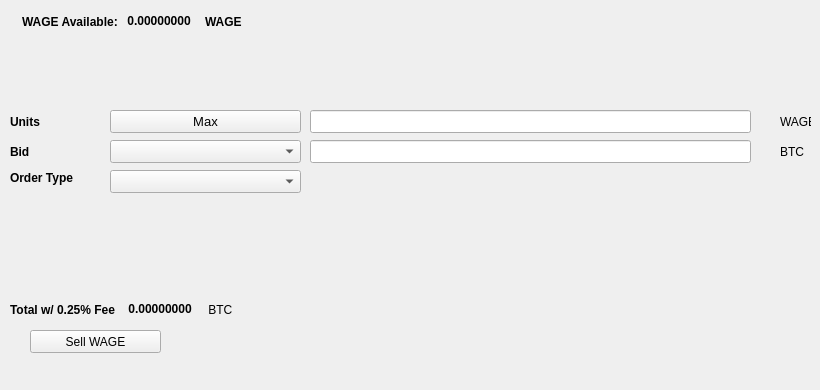
   <widget class="QWidget" name="SellTab">
    <attribute name="title">
     <string>Sell</string>
    </attribute>
    <widget class="QLabel" name="label_16">
     <property name="geometry">
      <rect>
       <x>780</x>
       <y>140</y>
       <width>31</width>
       <height>23</height>
      </rect>
     </property>
     <property name="text">
      <string>BTC</string>
     </property>
    </widget>
    <widget class="QComboBox" name="SellBidcomboBox">
     <property name="geometry">
      <rect>
       <x>110</x>
       <y>140</y>
       <width>191</width>
       <height>23</height>
      </rect>
     </property>
     <property name="font">
      <font>
       <pointsize>10</pointsize>
      </font>
     </property>
    </widget>
    <widget class="QLabel" name="label_18">
     <property name="geometry">
      <rect>
       <x>10</x>
       <y>110</y>
       <width>46</width>
       <height>23</height>
      </rect>
     </property>
     <property name="font">
      <font>
       <weight>75</weight>
       <bold>true</bold>
      </font>
     </property>
     <property name="text">
      <string>Units</string>
     </property>
    </widget>
    <widget class="QPushButton" name="Sell_Max_Amount">
     <property name="geometry">
      <rect>
       <x>110</x>
       <y>110</y>
       <width>191</width>
       <height>23</height>
      </rect>
     </property>
     <property name="font">
      <font>
       <pointsize>10</pointsize>
      </font>
     </property>
     <property name="text">
      <string>Max</string>
     </property>
    </widget>
    <widget class="QLabel" name="label_20">
     <property name="geometry">
      <rect>
       <x>10</x>
       <y>170</y>
       <width>91</width>
       <height>16</height>
      </rect>
     </property>
     <property name="font">
      <font>
       <weight>75</weight>
       <bold>true</bold>
      </font>
     </property>
     <property name="text">
      <string>Order Type</string>
     </property>
    </widget>
    <widget class="QComboBox" name="SellOrdertypeCombo">
     <property name="geometry">
      <rect>
       <x>110</x>
       <y>170</y>
       <width>191</width>
       <height>23</height>
      </rect>
     </property>
     <property name="font">
      <font>
       <pointsize>10</pointsize>
      </font>
     </property>
    </widget>
    <widget class="QLabel" name="label_21">
     <property name="geometry">
      <rect>
       <x>10</x>
       <y>140</y>
       <width>46</width>
       <height>23</height>
      </rect>
     </property>
     <property name="font">
      <font>
       <weight>75</weight>
       <bold>true</bold>
      </font>
     </property>
     <property name="text">
      <string>Bid</string>
     </property>
    </widget>
    <widget class="QLabel" name="label_22">
     <property name="geometry">
      <rect>
       <x>780</x>
       <y>110</y>
       <width>31</width>
       <height>23</height>
      </rect>
     </property>
     <property name="text">
      <string>WAGE</string>
     </property>
    </widget>
    <widget class="QLineEdit" name="UnitsInputWAGE">
     <property name="geometry">
      <rect>
       <x>310</x>
       <y>110</y>
       <width>441</width>
       <height>23</height>
      </rect>
     </property>
     <property name="font">
      <font>
       <pointsize>9</pointsize>
       <weight>75</weight>
       <bold>true</bold>
      </font>
     </property>
    </widget>
    <widget class="QLineEdit" name="SellBidPriceEdit">
     <property name="geometry">
      <rect>
       <x>310</x>
       <y>140</y>
       <width>441</width>
       <height>23</height>
      </rect>
     </property>
     <property name="font">
      <font>
       <pointsize>9</pointsize>
       <weight>75</weight>
       <bold>true</bold>
      </font>
     </property>
    </widget>
    <widget class="QPushButton" name="SellWAGEBTN">
     <property name="geometry">
      <rect>
       <x>30</x>
       <y>330</y>
       <width>131</width>
       <height>23</height>
      </rect>
     </property>
     <property name="text">
      <string>Sell WAGE</string>
     </property>
     <property name="icon">
      <iconset resource="../testwage">
       <normaloff>:/icons/bitcoin</normaloff>:/icons/bitcoin</iconset>
     </property>
    </widget>
    <widget class="QWidget" name="layoutWidget3">
     <property name="geometry">
      <rect>
       <x>22</x>
       <y>12</y>
       <width>258</width>
       <height>19</height>
      </rect>
     </property>
     <layout class="QHBoxLayout" name="horizontalLayout">
      <item>
       <widget class="QLabel" name="label232_2">
        <property name="font">
         <font>
          <weight>75</weight>
          <bold>true</bold>
         </font>
        </property>
        <property name="text">
         <string>WAGE Available:</string>
        </property>
       </widget>
      </item>
      <item>
       <widget class="QLabel" name="WAGEAvailableLabel">
        <property name="palette">
         <palette>
          <active>
           <colorrole role="WindowText">
            <brush brushstyle="SolidPattern">
             <color alpha="255">
              <red>0</red>
              <green>0</green>
              <blue>0</blue>
             </color>
            </brush>
           </colorrole>
           <colorrole role="Button">
            <brush brushstyle="SolidPattern">
             <color alpha="255">
              <red>0</red>
              <green>170</green>
              <blue>0</blue>
             </color>
            </brush>
           </colorrole>
           <colorrole role="Light">
            <brush brushstyle="SolidPattern">
             <color alpha="255">
              <red>0</red>
              <green>255</green>
              <blue>0</blue>
             </color>
            </brush>
           </colorrole>
           <colorrole role="Midlight">
            <brush brushstyle="SolidPattern">
             <color alpha="255">
              <red>0</red>
              <green>212</green>
              <blue>0</blue>
             </color>
            </brush>
           </colorrole>
           <colorrole role="Dark">
            <brush brushstyle="SolidPattern">
             <color alpha="255">
              <red>0</red>
              <green>85</green>
              <blue>0</blue>
             </color>
            </brush>
           </colorrole>
           <colorrole role="Mid">
            <brush brushstyle="SolidPattern">
             <color alpha="255">
              <red>0</red>
              <green>113</green>
              <blue>0</blue>
             </color>
            </brush>
           </colorrole>
           <colorrole role="Text">
            <brush brushstyle="SolidPattern">
             <color alpha="255">
              <red>0</red>
              <green>170</green>
              <blue>0</blue>
             </color>
            </brush>
           </colorrole>
           <colorrole role="BrightText">
            <brush brushstyle="SolidPattern">
             <color alpha="255">
              <red>255</red>
              <green>255</green>
              <blue>255</blue>
             </color>
            </brush>
           </colorrole>
           <colorrole role="ButtonText">
            <brush brushstyle="SolidPattern">
             <color alpha="255">
              <red>0</red>
              <green>0</green>
              <blue>0</blue>
             </color>
            </brush>
           </colorrole>
           <colorrole role="Base">
            <brush brushstyle="SolidPattern">
             <color alpha="255">
              <red>255</red>
              <green>255</green>
              <blue>255</blue>
             </color>
            </brush>
           </colorrole>
           <colorrole role="Window">
            <brush brushstyle="SolidPattern">
             <color alpha="255">
              <red>0</red>
              <green>170</green>
              <blue>0</blue>
             </color>
            </brush>
           </colorrole>
           <colorrole role="Shadow">
            <brush brushstyle="SolidPattern">
             <color alpha="255">
              <red>0</red>
              <green>0</green>
              <blue>0</blue>
             </color>
            </brush>
           </colorrole>
           <colorrole role="AlternateBase">
            <brush brushstyle="SolidPattern">
             <color alpha="255">
              <red>127</red>
              <green>212</green>
              <blue>127</blue>
             </color>
            </brush>
           </colorrole>
           <colorrole role="ToolTipBase">
            <brush brushstyle="SolidPattern">
             <color alpha="255">
              <red>255</red>
              <green>255</green>
              <blue>220</blue>
             </color>
            </brush>
           </colorrole>
           <colorrole role="ToolTipText">
            <brush brushstyle="SolidPattern">
             <color alpha="255">
              <red>0</red>
              <green>0</green>
              <blue>0</blue>
             </color>
            </brush>
           </colorrole>
          </active>
          <inactive>
           <colorrole role="WindowText">
            <brush brushstyle="SolidPattern">
             <color alpha="255">
              <red>0</red>
              <green>0</green>
              <blue>0</blue>
             </color>
            </brush>
           </colorrole>
           <colorrole role="Button">
            <brush brushstyle="SolidPattern">
             <color alpha="255">
              <red>0</red>
              <green>170</green>
              <blue>0</blue>
             </color>
            </brush>
           </colorrole>
           <colorrole role="Light">
            <brush brushstyle="SolidPattern">
             <color alpha="255">
              <red>0</red>
              <green>255</green>
              <blue>0</blue>
             </color>
            </brush>
           </colorrole>
           <colorrole role="Midlight">
            <brush brushstyle="SolidPattern">
             <color alpha="255">
              <red>0</red>
              <green>212</green>
              <blue>0</blue>
             </color>
            </brush>
           </colorrole>
           <colorrole role="Dark">
            <brush brushstyle="SolidPattern">
             <color alpha="255">
              <red>0</red>
              <green>85</green>
              <blue>0</blue>
             </color>
            </brush>
           </colorrole>
           <colorrole role="Mid">
            <brush brushstyle="SolidPattern">
             <color alpha="255">
              <red>0</red>
              <green>113</green>
              <blue>0</blue>
             </color>
            </brush>
           </colorrole>
           <colorrole role="Text">
            <brush brushstyle="SolidPattern">
             <color alpha="255">
              <red>0</red>
              <green>170</green>
              <blue>0</blue>
             </color>
            </brush>
           </colorrole>
           <colorrole role="BrightText">
            <brush brushstyle="SolidPattern">
             <color alpha="255">
              <red>255</red>
              <green>255</green>
              <blue>255</blue>
             </color>
            </brush>
           </colorrole>
           <colorrole role="ButtonText">
            <brush brushstyle="SolidPattern">
             <color alpha="255">
              <red>0</red>
              <green>0</green>
              <blue>0</blue>
             </color>
            </brush>
           </colorrole>
           <colorrole role="Base">
            <brush brushstyle="SolidPattern">
             <color alpha="255">
              <red>255</red>
              <green>255</green>
              <blue>255</blue>
             </color>
            </brush>
           </colorrole>
           <colorrole role="Window">
            <brush brushstyle="SolidPattern">
             <color alpha="255">
              <red>0</red>
              <green>170</green>
              <blue>0</blue>
             </color>
            </brush>
           </colorrole>
           <colorrole role="Shadow">
            <brush brushstyle="SolidPattern">
             <color alpha="255">
              <red>0</red>
              <green>0</green>
              <blue>0</blue>
             </color>
            </brush>
           </colorrole>
           <colorrole role="AlternateBase">
            <brush brushstyle="SolidPattern">
             <color alpha="255">
              <red>127</red>
              <green>212</green>
              <blue>127</blue>
             </color>
            </brush>
           </colorrole>
           <colorrole role="ToolTipBase">
            <brush brushstyle="SolidPattern">
             <color alpha="255">
              <red>255</red>
              <green>255</green>
              <blue>220</blue>
             </color>
            </brush>
           </colorrole>
           <colorrole role="ToolTipText">
            <brush brushstyle="SolidPattern">
             <color alpha="255">
              <red>0</red>
              <green>0</green>
              <blue>0</blue>
             </color>
            </brush>
           </colorrole>
          </inactive>
          <disabled>
           <colorrole role="WindowText">
            <brush brushstyle="SolidPattern">
             <color alpha="255">
              <red>0</red>
              <green>85</green>
              <blue>0</blue>
             </color>
            </brush>
           </colorrole>
           <colorrole role="Button">
            <brush brushstyle="SolidPattern">
             <color alpha="255">
              <red>0</red>
              <green>170</green>
              <blue>0</blue>
             </color>
            </brush>
           </colorrole>
           <colorrole role="Light">
            <brush brushstyle="SolidPattern">
             <color alpha="255">
              <red>0</red>
              <green>255</green>
              <blue>0</blue>
             </color>
            </brush>
           </colorrole>
           <colorrole role="Midlight">
            <brush brushstyle="SolidPattern">
             <color alpha="255">
              <red>0</red>
              <green>212</green>
              <blue>0</blue>
             </color>
            </brush>
           </colorrole>
           <colorrole role="Dark">
            <brush brushstyle="SolidPattern">
             <color alpha="255">
              <red>0</red>
              <green>85</green>
              <blue>0</blue>
             </color>
            </brush>
           </colorrole>
           <colorrole role="Mid">
            <brush brushstyle="SolidPattern">
             <color alpha="255">
              <red>0</red>
              <green>113</green>
              <blue>0</blue>
             </color>
            </brush>
           </colorrole>
           <colorrole role="Text">
            <brush brushstyle="SolidPattern">
             <color alpha="255">
              <red>0</red>
              <green>85</green>
              <blue>0</blue>
             </color>
            </brush>
           </colorrole>
           <colorrole role="BrightText">
            <brush brushstyle="SolidPattern">
             <color alpha="255">
              <red>255</red>
              <green>255</green>
              <blue>255</blue>
             </color>
            </brush>
           </colorrole>
           <colorrole role="ButtonText">
            <brush brushstyle="SolidPattern">
             <color alpha="255">
              <red>0</red>
              <green>85</green>
              <blue>0</blue>
             </color>
            </brush>
           </colorrole>
           <colorrole role="Base">
            <brush brushstyle="SolidPattern">
             <color alpha="255">
              <red>0</red>
              <green>170</green>
              <blue>0</blue>
             </color>
            </brush>
           </colorrole>
           <colorrole role="Window">
            <brush brushstyle="SolidPattern">
             <color alpha="255">
              <red>0</red>
              <green>170</green>
              <blue>0</blue>
             </color>
            </brush>
           </colorrole>
           <colorrole role="Shadow">
            <brush brushstyle="SolidPattern">
             <color alpha="255">
              <red>0</red>
              <green>0</green>
              <blue>0</blue>
             </color>
            </brush>
           </colorrole>
           <colorrole role="AlternateBase">
            <brush brushstyle="SolidPattern">
             <color alpha="255">
              <red>0</red>
              <green>170</green>
              <blue>0</blue>
             </color>
            </brush>
           </colorrole>
           <colorrole role="ToolTipBase">
            <brush brushstyle="SolidPattern">
             <color alpha="255">
              <red>255</red>
              <green>255</green>
              <blue>220</blue>
             </color>
            </brush>
           </colorrole>
           <colorrole role="ToolTipText">
            <brush brushstyle="SolidPattern">
             <color alpha="255">
              <red>0</red>
              <green>0</green>
              <blue>0</blue>
             </color>
            </brush>
           </colorrole>
          </disabled>
         </palette>
        </property>
        <property name="font">
         <font>
          <weight>75</weight>
          <bold>true</bold>
         </font>
        </property>
        <property name="text">
         <string> 0.00000000 </string>
        </property>
        <property name="textInteractionFlags">
         <set>Qt::LinksAccessibleByMouse|Qt::TextSelectableByKeyboard|Qt::TextSelectableByMouse</set>
        </property>
       </widget>
      </item>
      <item>
       <widget class="QLabel" name="labelWAGE">
        <property name="font">
         <font>
          <weight>75</weight>
          <bold>true</bold>
         </font>
        </property>
        <property name="text">
         <string>WAGE</string>
        </property>
       </widget>
      </item>
     </layout>
    </widget>
    <widget class="QWidget" name="layoutWidget">
     <property name="geometry">
      <rect>
       <x>10</x>
       <y>300</y>
       <width>268</width>
       <height>19</height>
      </rect>
     </property>
     <layout class="QHBoxLayout" name="horizontalLayout_2">
      <item>
       <widget class="QLabel" name="label_19">
        <property name="font">
         <font>
          <weight>75</weight>
          <bold>true</bold>
         </font>
        </property>
        <property name="text">
         <string>Total w/ 0.25% Fee </string>
        </property>
       </widget>
      </item>
      <item>
       <widget class="QLabel" name="SellCostLabel">
        <property name="palette">
         <palette>
          <active>
           <colorrole role="WindowText">
            <brush brushstyle="SolidPattern">
             <color alpha="255">
              <red>0</red>
              <green>0</green>
              <blue>0</blue>
             </color>
            </brush>
           </colorrole>
           <colorrole role="Button">
            <brush brushstyle="SolidPattern">
             <color alpha="255">
              <red>0</red>
              <green>170</green>
              <blue>0</blue>
             </color>
            </brush>
           </colorrole>
           <colorrole role="Light">
            <brush brushstyle="SolidPattern">
             <color alpha="255">
              <red>0</red>
              <green>255</green>
              <blue>0</blue>
             </color>
            </brush>
           </colorrole>
           <colorrole role="Midlight">
            <brush brushstyle="SolidPattern">
             <color alpha="255">
              <red>0</red>
              <green>212</green>
              <blue>0</blue>
             </color>
            </brush>
           </colorrole>
           <colorrole role="Dark">
            <brush brushstyle="SolidPattern">
             <color alpha="255">
              <red>0</red>
              <green>85</green>
              <blue>0</blue>
             </color>
            </brush>
           </colorrole>
           <colorrole role="Mid">
            <brush brushstyle="SolidPattern">
             <color alpha="255">
              <red>0</red>
              <green>113</green>
              <blue>0</blue>
             </color>
            </brush>
           </colorrole>
           <colorrole role="Text">
            <brush brushstyle="SolidPattern">
             <color alpha="255">
              <red>0</red>
              <green>170</green>
              <blue>0</blue>
             </color>
            </brush>
           </colorrole>
           <colorrole role="BrightText">
            <brush brushstyle="SolidPattern">
             <color alpha="255">
              <red>255</red>
              <green>255</green>
              <blue>255</blue>
             </color>
            </brush>
           </colorrole>
           <colorrole role="ButtonText">
            <brush brushstyle="SolidPattern">
             <color alpha="255">
              <red>0</red>
              <green>0</green>
              <blue>0</blue>
             </color>
            </brush>
           </colorrole>
           <colorrole role="Base">
            <brush brushstyle="SolidPattern">
             <color alpha="255">
              <red>255</red>
              <green>255</green>
              <blue>255</blue>
             </color>
            </brush>
           </colorrole>
           <colorrole role="Window">
            <brush brushstyle="SolidPattern">
             <color alpha="255">
              <red>0</red>
              <green>170</green>
              <blue>0</blue>
             </color>
            </brush>
           </colorrole>
           <colorrole role="Shadow">
            <brush brushstyle="SolidPattern">
             <color alpha="255">
              <red>0</red>
              <green>0</green>
              <blue>0</blue>
             </color>
            </brush>
           </colorrole>
           <colorrole role="AlternateBase">
            <brush brushstyle="SolidPattern">
             <color alpha="255">
              <red>127</red>
              <green>212</green>
              <blue>127</blue>
             </color>
            </brush>
           </colorrole>
           <colorrole role="ToolTipBase">
            <brush brushstyle="SolidPattern">
             <color alpha="255">
              <red>255</red>
              <green>255</green>
              <blue>220</blue>
             </color>
            </brush>
           </colorrole>
           <colorrole role="ToolTipText">
            <brush brushstyle="SolidPattern">
             <color alpha="255">
              <red>0</red>
              <green>0</green>
              <blue>0</blue>
             </color>
            </brush>
           </colorrole>
          </active>
          <inactive>
           <colorrole role="WindowText">
            <brush brushstyle="SolidPattern">
             <color alpha="255">
              <red>0</red>
              <green>0</green>
              <blue>0</blue>
             </color>
            </brush>
           </colorrole>
           <colorrole role="Button">
            <brush brushstyle="SolidPattern">
             <color alpha="255">
              <red>0</red>
              <green>170</green>
              <blue>0</blue>
             </color>
            </brush>
           </colorrole>
           <colorrole role="Light">
            <brush brushstyle="SolidPattern">
             <color alpha="255">
              <red>0</red>
              <green>255</green>
              <blue>0</blue>
             </color>
            </brush>
           </colorrole>
           <colorrole role="Midlight">
            <brush brushstyle="SolidPattern">
             <color alpha="255">
              <red>0</red>
              <green>212</green>
              <blue>0</blue>
             </color>
            </brush>
           </colorrole>
           <colorrole role="Dark">
            <brush brushstyle="SolidPattern">
             <color alpha="255">
              <red>0</red>
              <green>85</green>
              <blue>0</blue>
             </color>
            </brush>
           </colorrole>
           <colorrole role="Mid">
            <brush brushstyle="SolidPattern">
             <color alpha="255">
              <red>0</red>
              <green>113</green>
              <blue>0</blue>
             </color>
            </brush>
           </colorrole>
           <colorrole role="Text">
            <brush brushstyle="SolidPattern">
             <color alpha="255">
              <red>0</red>
              <green>170</green>
              <blue>0</blue>
             </color>
            </brush>
           </colorrole>
           <colorrole role="BrightText">
            <brush brushstyle="SolidPattern">
             <color alpha="255">
              <red>255</red>
              <green>255</green>
              <blue>255</blue>
             </color>
            </brush>
           </colorrole>
           <colorrole role="ButtonText">
            <brush brushstyle="SolidPattern">
             <color alpha="255">
              <red>0</red>
              <green>0</green>
              <blue>0</blue>
             </color>
            </brush>
           </colorrole>
           <colorrole role="Base">
            <brush brushstyle="SolidPattern">
             <color alpha="255">
              <red>255</red>
              <green>255</green>
              <blue>255</blue>
             </color>
            </brush>
           </colorrole>
           <colorrole role="Window">
            <brush brushstyle="SolidPattern">
             <color alpha="255">
              <red>0</red>
              <green>170</green>
              <blue>0</blue>
             </color>
            </brush>
           </colorrole>
           <colorrole role="Shadow">
            <brush brushstyle="SolidPattern">
             <color alpha="255">
              <red>0</red>
              <green>0</green>
              <blue>0</blue>
             </color>
            </brush>
           </colorrole>
           <colorrole role="AlternateBase">
            <brush brushstyle="SolidPattern">
             <color alpha="255">
              <red>127</red>
              <green>212</green>
              <blue>127</blue>
             </color>
            </brush>
           </colorrole>
           <colorrole role="ToolTipBase">
            <brush brushstyle="SolidPattern">
             <color alpha="255">
              <red>255</red>
              <green>255</green>
              <blue>220</blue>
             </color>
            </brush>
           </colorrole>
           <colorrole role="ToolTipText">
            <brush brushstyle="SolidPattern">
             <color alpha="255">
              <red>0</red>
              <green>0</green>
              <blue>0</blue>
             </color>
            </brush>
           </colorrole>
          </inactive>
          <disabled>
           <colorrole role="WindowText">
            <brush brushstyle="SolidPattern">
             <color alpha="255">
              <red>0</red>
              <green>85</green>
              <blue>0</blue>
             </color>
            </brush>
           </colorrole>
           <colorrole role="Button">
            <brush brushstyle="SolidPattern">
             <color alpha="255">
              <red>0</red>
              <green>170</green>
              <blue>0</blue>
             </color>
            </brush>
           </colorrole>
           <colorrole role="Light">
            <brush brushstyle="SolidPattern">
             <color alpha="255">
              <red>0</red>
              <green>255</green>
              <blue>0</blue>
             </color>
            </brush>
           </colorrole>
           <colorrole role="Midlight">
            <brush brushstyle="SolidPattern">
             <color alpha="255">
              <red>0</red>
              <green>212</green>
              <blue>0</blue>
             </color>
            </brush>
           </colorrole>
           <colorrole role="Dark">
            <brush brushstyle="SolidPattern">
             <color alpha="255">
              <red>0</red>
              <green>85</green>
              <blue>0</blue>
             </color>
            </brush>
           </colorrole>
           <colorrole role="Mid">
            <brush brushstyle="SolidPattern">
             <color alpha="255">
              <red>0</red>
              <green>113</green>
              <blue>0</blue>
             </color>
            </brush>
           </colorrole>
           <colorrole role="Text">
            <brush brushstyle="SolidPattern">
             <color alpha="255">
              <red>0</red>
              <green>85</green>
              <blue>0</blue>
             </color>
            </brush>
           </colorrole>
           <colorrole role="BrightText">
            <brush brushstyle="SolidPattern">
             <color alpha="255">
              <red>255</red>
              <green>255</green>
              <blue>255</blue>
             </color>
            </brush>
           </colorrole>
           <colorrole role="ButtonText">
            <brush brushstyle="SolidPattern">
             <color alpha="255">
              <red>0</red>
              <green>85</green>
              <blue>0</blue>
             </color>
            </brush>
           </colorrole>
           <colorrole role="Base">
            <brush brushstyle="SolidPattern">
             <color alpha="255">
              <red>0</red>
              <green>170</green>
              <blue>0</blue>
             </color>
            </brush>
           </colorrole>
           <colorrole role="Window">
            <brush brushstyle="SolidPattern">
             <color alpha="255">
              <red>0</red>
              <green>170</green>
              <blue>0</blue>
             </color>
            </brush>
           </colorrole>
           <colorrole role="Shadow">
            <brush brushstyle="SolidPattern">
             <color alpha="255">
              <red>0</red>
              <green>0</green>
              <blue>0</blue>
             </color>
            </brush>
           </colorrole>
           <colorrole role="AlternateBase">
            <brush brushstyle="SolidPattern">
             <color alpha="255">
              <red>0</red>
              <green>170</green>
              <blue>0</blue>
             </color>
            </brush>
           </colorrole>
           <colorrole role="ToolTipBase">
            <brush brushstyle="SolidPattern">
             <color alpha="255">
              <red>255</red>
              <green>255</green>
              <blue>220</blue>
             </color>
            </brush>
           </colorrole>
           <colorrole role="ToolTipText">
            <brush brushstyle="SolidPattern">
             <color alpha="255">
              <red>0</red>
              <green>0</green>
              <blue>0</blue>
             </color>
            </brush>
           </colorrole>
          </disabled>
         </palette>
        </property>
        <property name="font">
         <font>
          <weight>75</weight>
          <bold>true</bold>
         </font>
        </property>
        <property name="autoFillBackground">
         <bool>false</bool>
        </property>
        <property name="text">
         <string> 0.00000000</string>
        </property>
        <property name="textInteractionFlags">
         <set>Qt::LinksAccessibleByMouse|Qt::TextSelectableByMouse</set>
        </property>
       </widget>
      </item>
      <item>
       <widget class="QLabel" name="label_17">
        <property name="font">
         <font>
          <weight>50</weight>
          <bold>false</bold>
         </font>
        </property>
        <property name="text">
         <string> BTC</string>
        </property>
       </widget>
      </item>
     </layout>
    </widget>
    <widget class="QLabel" name="label_23">
     <property name="geometry">
      <rect>
       <x>460</x>
       <y>300</y>
       <width>281</width>
       <height>81</height>
      </rect>
     </property>
     <property name="text">
      <string/>
     </property>
     <property name="pixmap">
      <pixmap>:/images/bittrex</pixmap>
     </property>
    </widget>
   </widget>
